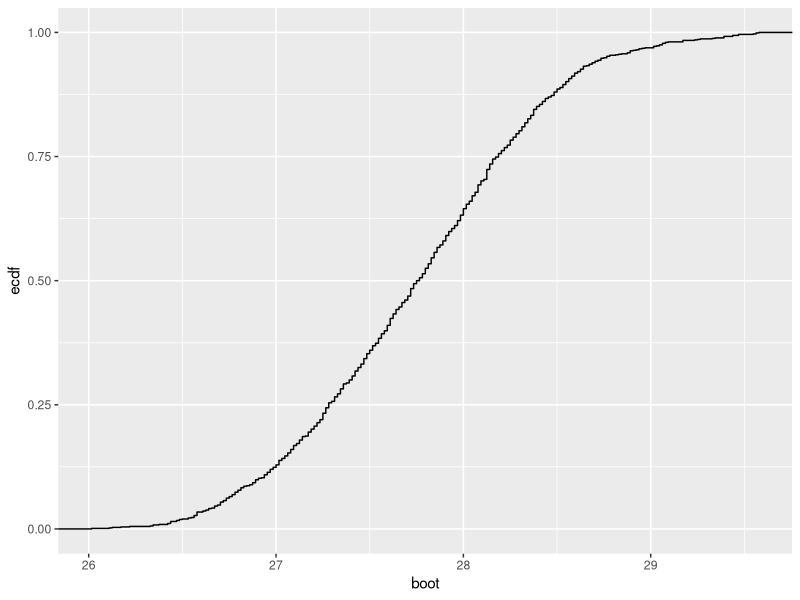

The R source for this figure: (Note: this script raises an error after producing the figure.)
set.seed(12)

speed<-scan("speed-of-light.txt")
y<-speed[speed > 0] #elimina valori mancanti

# fissiamo un valore di B
B<-1000

# determiniamo il numero delle osservazioni
n<-length(y)

# calcoliamo la stima (fun)
theta.hat<-mean(y)

# calcoliamo la matrice dei valori ricampionati
boot.values<-matrix(sample(y,B*n,replace=TRUE),B,n)

# calcoliamo le stime bootstrap
theta.hat.boot<-apply(boot.values,1,mean)

# calcoliamo la media delle stime bootstrap
m.boot<-mean(theta.hat.boot)

# calcoliamo la varianza delle stime bootstrap
v.boot<-mean(theta.hat.boot^2)-m.boot^2
v.boot

# Confrontiamo la varianza con la varianza ideale
var.id<-(mean(y^2)-(mean(y))^2)/n
var.id

# correzione bootstrap della distorsione
m.boot-theta.hat

# plot(sort(theta.hat.boot))
library(ggplot2)
bootdata<-data.frame(boot=theta.hat.boot)
g<-ggplot(bootdata,aes(x=boot))
g+stat_ecdf()
g+abline(h=28)

# probabilità che 
p <- mean(theta.hat.boot <= 27)
p
quantile(theta.hat.boot,p)


quantile(theta.hat.boot,.95)


# eroore
bootdata.err<-data.frame(error=theta.hat.boot-theta.hat)
g<-ggplot(bootdata.err,aes(error))
g+stat_density()
